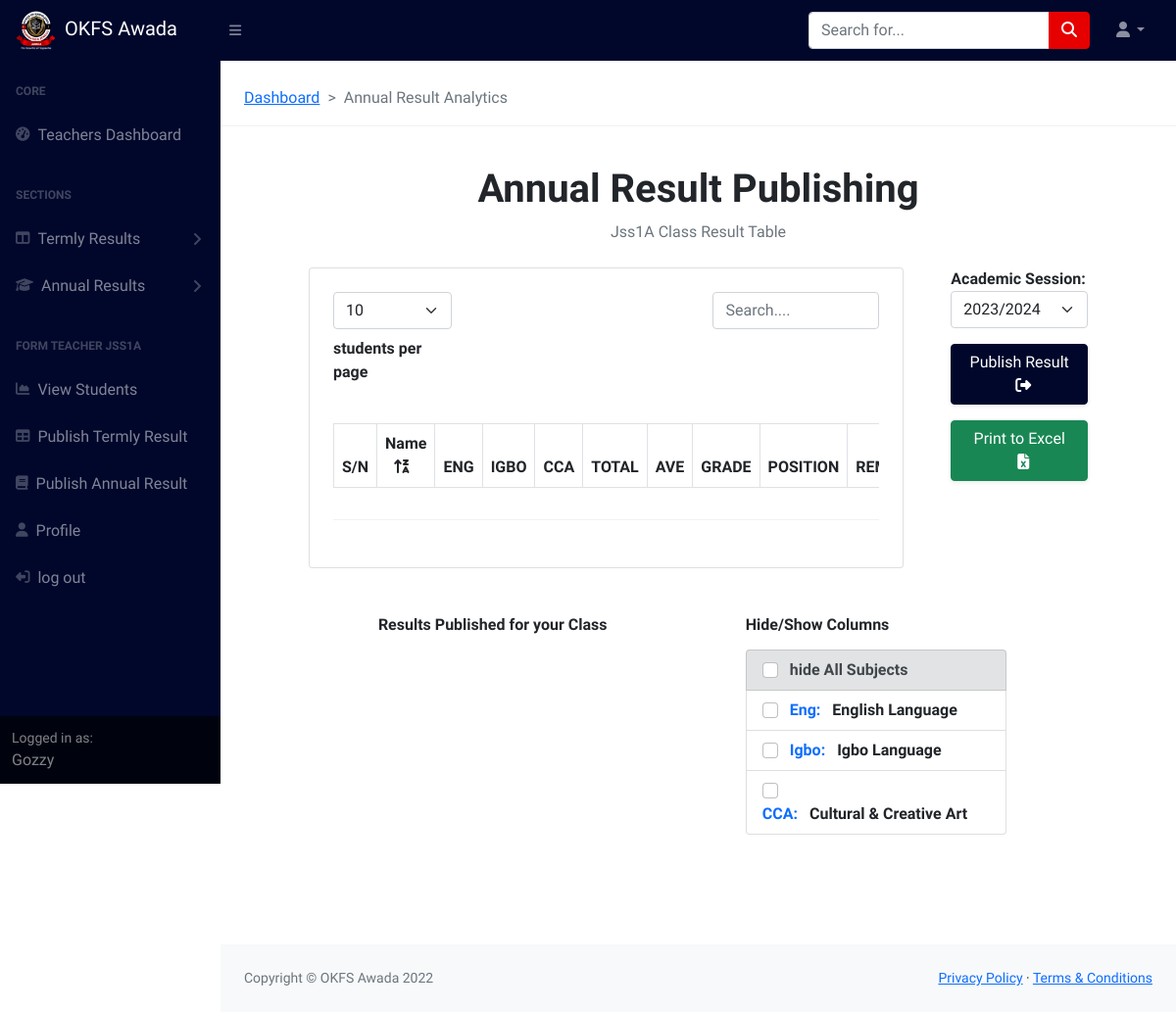
The page /TMS/Jss1A/AnnualResults/ (signed in) on the database its author committed.
### TMS/models.py (models this page shows, shortened)
class Teacher(models.Model):
	user = models.OneToOneField(User, on_delete=models.CASCADE, default=2)
	FirstName= models.CharField(max_length= 200, blank=True,default='None')
	LastName= models.CharField(max_length= 200, blank=True, default='None')
	Phone_number= models.CharField(max_length= 200, blank=True)
	Email= models.EmailField(max_length= 200, blank=True)
	teachers_id=models.CharField(max_length= 200, blank=True)
	Role= models.CharField(max_length= 200, blank=True , default="Teacher",choices=ROLE_CHOICES )
	subjects_taught=models.ManyToManyField(Subject)
	classes_taught=models.ManyToManyField(Class,related_name='assigned_classes')
	classFormed = models.ForeignKey(Class,on_delete=models.CASCADE, blank=True, null=True )
	Headshot=models.ImageField(upload_to='assets/TeachersProfileimages', blank=True)

### SRMS/models.py (models this page shows, shortened)
class Class(models.Model):
	Class=models.CharField(max_length=120, blank=True)
	def __str__(self):
		return str(self.Class)

class Subject(models.Model):
	subject_code = models.CharField(max_length=100)
	subject_name = models.CharField(max_length=100)

### TMS/views/formteachersviews.py (the view)
# urls.py: path('<str:Classname>/AnnualResults/',PublishAnnualResults_view , name='AnnualResults'),
@login_required
def PublishAnnualResults_view(request,Classname):
    academic_session= AcademicSession.objects.all()
    class_object = Class.objects.get(Class=Classname)
    subjects_allocation = Subjectallocation.objects.filter(classname=class_object).first()
    subject_code = []
    for subobject in subjects_allocation.subjects.all():
        subject_code.append(subobject.subject_code)
    context = {
        'subjects_allocation': subjects_allocation,
        "class": class_object,
        'sub_list':subject_code,
        "academic_session":academic_session
        }
    return render(request, 'Annual_Publish_Result.html', context)

### TMS/templates/Annual_Publish_Result.html (shortened to what this page needs)
{% extends 'Teachers_navbar.html' %} {% load static %} {% block content%}
<section class="pt-2 pb-5">
  <nav
    class="ms-4"
    style="--bs-breadcrumb-divider: '>'"
    aria-label="breadcrumb"
  >
    <ol class="breadcrumb">
      <li class="breadcrumb-item">
        <a href="{% url 'TMS:Teachers_dashboard' %}">Dashboard</a>
      </li>
      <li class="breadcrumb-item active" aria-current="page">
        Annual Result Analytics
      </li>
    </ol>
  </nav>
  <hr />
  <div class="container-fluid px-4 px-md-2">
    <div class="d-flex flex-column align-items-center justify-content-center">
      <h1 class="mt-4">Annual Result Publishing</h1>
      <ol class="breadcrumb mb-4">
        {% if teacher.FirstName == "None" %}
        <div>
          <a
            href="{% url 'TMS:profile' teacher.id %}"
            class="text-decoration-none"
          >
            edit your Teachers Profile to perform futher Action
          </a>
        </div>
        {% else %}
        <li class="breadcrumb-item active">
          {{ class.Class }} Class Result Table
        </li>
        {% endif %}
      </ol>
    </div>
    <div class="row justify-content-center">
      <div class="col-md-8">
        <div class="card px-4 py-4 pb-2 me-0 me-md-4">
          <div
            class="table-header row align-item-center justify-content-between mb-4"
          >
            <div class="col-md-3 mb-3 mb-md-0">
              <select
                id="lengthSelect"
                class="form-select"
                aria-label="Default select example"
              >
                <option value="10" selected>10</option>
              </select>
              <p class="fw-bold mt-2">students per page</p>
            </div>
            <div class="col-md-4">
              <input
                type="text"
                class="form-control"
                id="filterInput"
                placeholder="Search...."
              />
            </div>
          </div>
          <div class="table-responsive table-main">
            <table id="dataTable" class="table table-striped table-bordered">
              <thead>
                <tr>
                  <th scope="col">S/N</th>
                  <th id="tableHeader" scope="col">
                    Name<i class="fa-solid fa-arrow-up-z-a ms-2"></i>
                  </th>
                  {% for sub in subjects_allocation.subjects.all %}
                  <th
                    data-index="{{ forloop.counter }}"
                    scope="col"
                    class="text-uppercase"
                  >
                    {{ sub.subject_code }}
                  </th>
                  {% endfor %}
                  <th scope="col">TOTAL</th>
                  <th scope="col">AVE</th>
                  <th scope="col">GRADE</th>
                  <th scope="col">POSITION</th>
                  <th scope="col">REMARK</th>
                </tr>
              </thead>
            </table>
          </div>
          <hr />
          <div
            class="table-footer row align-items-center justify-content-between pb-2"
          >
            <div class="col-md-4">
            </div>
          </div>
        </div>
      </div>
      <div class="col-md-2 pt-3 pt-md-0">
        <div class="mb-3">
          <label for="academicSessionSelect">Academic Session:</label>
          <select
            id="academicSessionSelect"
            name="AcademicSession"
            class="form-select"
            required
          >
            {% for Session in academic_session %}
            <option value="{{ Session.session }}">{{ Session.session }}</option>
            {% endfor %}
          </select>
        </div>
        <button id="publishbtn" class="btn btn-primary w-100 mb-3 shadow-sm">
          Publish Result <i class="fa-solid fa-right-from-bracket ms-2"></i>
        </button>
        <button class="btn btn-success w-100 mb-3 shadow-sm">
          Print to Excel <i class="fa-solid fa-file-excel ms-2"></i>
        </button>
      </div>
    </div>
    <div class="m-5 px-0 px-md-5 mx-md-2">
      <div class="row justify-content-center">
        <div class="col-md-5 p-0 pe-md-5 mb-5 mb-md-0">
          <h6 class="mb-4">Results Published for your Class</h6>
        </div>
        <div class="col-md-4">
          <h6 class="">Hide/Show Columns</h6>
          <div class="my-3" id="collapseExample">
            <ul class="list-group">
              <li class="list-group-item list-group-item-secondary">
                <input
                  class="form-check-input me-2"
                  type="checkbox"
                  value=""
                  id="UnhideAllCheckbox"
                />
                <label class="form-check-label" for="UnhideAllCheckbox">
                  hide All Subjects</label
                >
              </li>
              {% for sub in subjects_allocation.subjects.all %}
              <li class="list-group-item">
                <input
                  class="form-check-input me-2 column-checkbox"
                  type="checkbox"
                  value="{{ forloop.counter }}"
                  id="{{ forloop.counter }}Checkbox"
                />
                <label
                  class="form-check-label"
                  for="{{ forloop.counter }}Checkbox"
                  ><span class="text-primary me-2"
                    >{{ sub.subject_code }}:</span
                  >
                  {{ sub.subject_name }}
                </label>
              </li>
              {% endfor %}
            </ul>
          </div>
        </div>
      </div>
    </div>
  </div>
</section>
{% endblock %}

### templates/Teachers_navbar.html (shortened to what this page needs)
{% load static %}
<!DOCTYPE html>
<html lang="en">
  <head>
    <link
      rel="stylesheet"
      href="https://cdnjs.cloudflare.com/ajax/libs/animate.css/4.1.1/animate.min.css"
    />
    <link
      href="https://cdn.jsdelivr.net/npm/bootstrap@5.0.2/dist/css/bootstrap.min.css"
      rel="stylesheet"
    />
    <link
      rel="stylesheet"
      href="https://cdn.jsdelivr.net/npm/bootstrap-icons@1.5.0/font/bootstrap-icons.css"
    />
    <link
      rel="stylesheet"
      href="https://cdnjs.cloudflare.com/ajax/libs/font-awesome/5.12.1/css/all.min.css"
    />
    <link
      rel="stylesheet"
      href="https://cdnjs.cloudflare.com/ajax/libs/font-awesome/6.1.1/css/all.min.css"
    />
    <link
      href="https://api.mapbox.com/mapbox-gl-js/v2.3.1/mapbox-gl.css"
      rel="stylesheet"
    />
    <link
      href="https://api.mapbox.com/mapbox-gl-js/v2.9.1/mapbox-gl.css"
      rel="stylesheet"
    />
    <link
      href="{% static 'css/Teachers_portal/styles.css' %}"
      rel="stylesheet"
    />
    <link
      rel="stylesheet"
      href="{% static 'css/Teachers_portal/Teachers_portal.css' %}"
    />
  </head>
  <body class="sb-nav-fixed">
    <nav class="sb-topnav navbar navbar-expand navbar-dark bg-dark">
      <a class="navbar-brand ps-3" href="{% url 'TMS:Teachers_dashboard' %}"
        ><img
          src="{% static 'OKFS.png' %}"
          alt=""
          class="me-2"
          style="width: 42px"
        />OKFS Awada</a
      >
      <button
        class="btn btn-link btn-sm order-1 order-lg-0 me-4 me-lg-0"
        id="sidebarToggle"
        href="#!"
      >
        <i class="fas fa-bars"></i>
      </button>
      <form
        class="d-none d-md-inline-block form-inline ms-auto me-0 me-md-3 my-3 my-md-4"
      >
        <div class="input-group">
          <input
            class="form-control"
            type="text"
            placeholder="Search for..."
            aria-label="Search for..."
            aria-describedby="btnNavbarSearch"
          />
          <button
            class="btn btn-warning text-light"
            id="btnNavbarSearch"
            type="button"
          >
            <i class="fas fa-search"></i>
          </button>
        </div>
      </form>
      <ul class="navbar-nav ms-auto ms-md-0 me-3 me-lg-4">
        <li class="nav-item dropdown">
          <a
            class="nav-link dropdown-toggle"
            id="navbarDropdown"
            href="#"
            role="button"
            data-bs-toggle="dropdown"
            aria-expanded="false"
            ><i class="fas fa-user fa-fw"></i
          ></a>
        </li>
      </ul>
    </nav>
    <div id="layoutSidenav">
      <div id="layoutSidenav_nav">
        <nav class="sb-sidenav accordion sb-sidenav-dark" id="sidenavAccordion">
          <div class="sb-sidenav-menu">
            <div class="nav">
              <div class="sb-sidenav-menu-heading">Core</div>
              <a class="nav-link" href="{% url 'TMS:Teachers_dashboard' %}">
                <div class="sb-nav-link-icon">
                  <i class="fas fa-tachometer-alt"></i>
                </div>
                Teachers Dashboard
              </a>
              <div class="sb-sidenav-menu-heading">SECTIONS</div>
              <a
                class="nav-link collapsed"
                href="#"
                data-bs-toggle="collapse"
                data-bs-target="#collapseLayouts"
                aria-expanded="false"
                aria-controls="collapseLayouts"
              >
                <div class="sb-nav-link-icon">
                  <i class="fas fa-columns"></i>
                </div>
                Termly Results
                <div class="sb-sidenav-collapse-arrow">
                  <i class="fas fa-angle-down"></i>
                </div>
              </a>
              <a
                class="nav-link collapsed"
                href="#"
                data-bs-toggle="collapse"
                data-bs-target="#collapseLayouts2"
                aria-expanded="false"
                aria-controls="collapseLayouts2"
              >
                <div class="sb-nav-link-icon">
                  <i class="fa-solid fa-graduation-cap"></i>
                </div>
                Annual Results
                <div class="sb-sidenav-collapse-arrow">
                  <i class="fas fa-angle-down"></i>
                </div>
              </a>
              {% if request.user.teacher.Role == 'Formteacher' %}
              <div class="sb-sidenav-menu-heading">
                FORM TEACHER {{ request.user.teacher.classFormed }}
              </div>
              <a
                class="nav-link"
                href="{% url 'TMS:Students' Classname=request.user.teacher.classFormed %}"
              >
                <div class="sb-nav-link-icon">
                  <i class="fas fa-chart-area"></i>
                </div>
                View Students
              </a>
              <a
                class="nav-link"
                href="{% url 'TMS:PublishResults' Classname=request.user.teacher.classFormed %}"
              >
                <div class="sb-nav-link-icon"><i class="fas fa-table"></i></div>
                Publish Termly Result
              </a>
              <a
                class="nav-link"
                href="{% url 'TMS:AnnualResults' Classname=request.user.teacher.classFormed %}"
              >
                <div class="sb-nav-link-icon"><i class="fa-solid fa-book"></i></div>
                Publish Annual Result
              </a>
              {% endif %}
              <a
                class="nav-link"
                href="{% url 'TMS:profile' id=request.user.teacher.id %}"
              >
                <div class="sb-nav-link-icon">
                  <i class="fas fa-solid fa-user"></i>
                </div>
                Profile
              </a>
              <a class="nav-link" href="{% url 'Accounts:logout'  %}">
                <div class="sb-nav-link-icon">
                  <i
                    class="fas fa-solid fa-right-from-bracket fa-flip-horizontal"
                  ></i>
                </div>
                log out
              </a>
            </div>
          </div>
          <div class="sb-sidenav-footer">
            <div class="small">Logged in as:</div>
            {{ request.user }}
          </div>
        </nav>
      </div>
      <div id="layoutSidenav_content">
        <main>{% block content%} {% endblock %}</main>
        <footer class="py-4 bg-light mt-auto">
          <div class="container-fluid px-4">
            <div
              class="d-flex align-items-center justify-content-between small"
            >
              <div class="text-muted">Copyright &copy; OKFS Awada 2022</div>
              <div>
                <a href="#">Privacy Policy</a>
                &middot;
                <a href="#">Terms &amp; Conditions</a>
              </div>
            </div>
          </div>
        </footer>
      </div>
    </div>
  </body>
</html>

### assets/css/Teachers_portal/Teachers_portal.css (style rules this page uses)
label { font-weight: 600; }

### TMS/templates/Annual_Publish_Result.html (style rules this page uses)
.table-bordered { border: 1px solid #dee2e6; }

### rows shown on the page
Class: Class "Jss1A"
Subject: subject_code "ENG", subject_code "Eng", subject_name "English Language"
Subject: subject_code "IGBO", subject_code "Igbo", subject_name "Igbo Language"
Subject: subject_code "CCA", subject_name "Cultural & Creative Art"

### other values the page prints
{{ request.user.teacher.classFormed }} "JSS1A"
{{ request.user }} "Gozzy"
form field AcademicSession "2023/2024"
